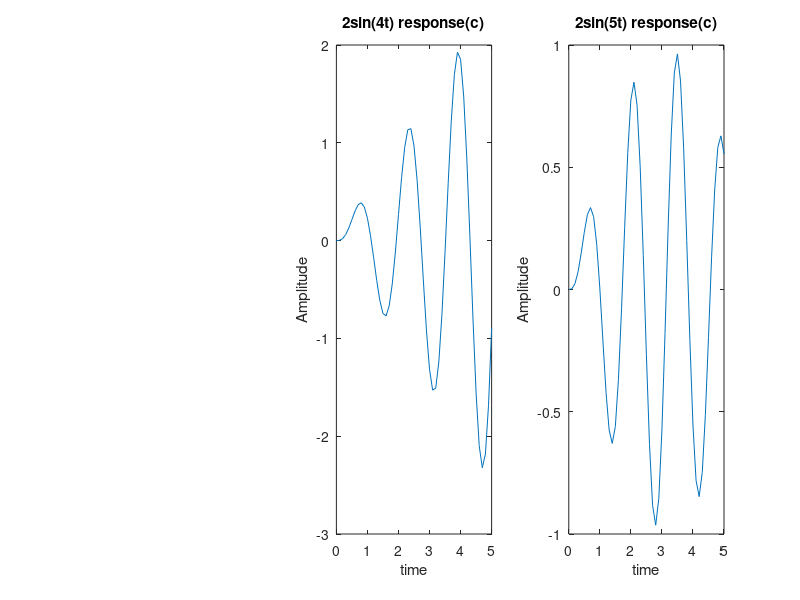

Write the MATLAB code that produced this figure.
subplot(1,2,1)
G = tf([0 2] , [1 16]);
step(G);
subplot(1,2,2)
tp = 5;
t = 0:0.01:tp;
U = 2 * sin(4*t);
Y = lsim(G,U,t);
plot(t,Y);
title('2sin(4t) response(a)')
xlabel('time')
ylabel('Amplitude')
%%
subplot(1,2,1)
G = tf([0 2] , [1 -16]);
step(G);
subplot(1,2,2)
tp = 5;
t = 0:0.01:tp;
U = 2 * sin(4*t);
Y = lsim(G,U,t);
plot(t,Y);
title('2sin(4t) response(b)')
xlabel('time')
ylabel('Amplitude')
%%
subplot(1,3,1)
tp = 5;
t = 0:0.1:tp;
G = tf([0 2] , [1 0 16]);
step(G , t);
subplot(1,3,2)
U1 = 2 * sin(4*t);
Y1 = lsim(G,U1,t);
plot(t,Y1);
title('2sin(4t) response(c)')
xlabel('time')
ylabel('Amplitude')
subplot(1,3,3)
U2 = 2 * sin(5*t);
Y2 = lsim(G,U2,t);
plot(t,Y2);
title('2sin(5t) response(c)')
xlabel('time')
ylabel('Amplitude')
